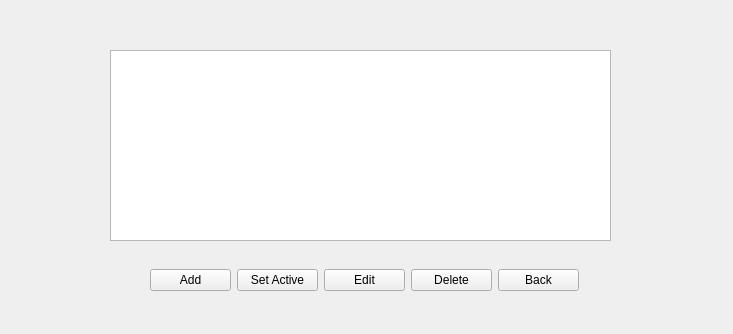
<?xml version="1.0" encoding="UTF-8"?>
<ui version="4.0">
 <class>ProfileListPage</class>
 <widget class="QWidget" name="ProfileListPage">
  <property name="geometry">
   <rect>
    <x>0</x>
    <y>0</y>
    <width>733</width>
    <height>334</height>
   </rect>
  </property>
  <property name="windowTitle">
   <string>Form</string>
  </property>
  <widget class="QListWidget" name="listProfiles">
   <property name="geometry">
    <rect>
     <x>110</x>
     <y>50</y>
     <width>501</width>
     <height>191</height>
    </rect>
   </property>
  </widget>
  <widget class="QWidget" name="horizontalLayoutWidget">
   <property name="geometry">
    <rect>
     <x>150</x>
     <y>240</y>
     <width>429</width>
     <height>80</height>
    </rect>
   </property>
   <layout class="QHBoxLayout" name="horizontalLayout">
    <item>
     <widget class="QPushButton" name="btnAdd">
      <property name="text">
       <string>Add</string>
      </property>
     </widget>
    </item>
    <item>
     <widget class="QPushButton" name="btnActive">
      <property name="text">
       <string>Set Active</string>
      </property>
     </widget>
    </item>
    <item>
     <widget class="QPushButton" name="btnEdit">
      <property name="text">
       <string>Edit</string>
      </property>
     </widget>
    </item>
    <item>
     <widget class="QPushButton" name="btnDelete">
      <property name="text">
       <string>Delete</string>
      </property>
     </widget>
    </item>
    <item>
     <widget class="QPushButton" name="btnBack">
      <property name="text">
       <string>Back</string>
      </property>
     </widget>
    </item>
   </layout>
  </widget>
 </widget>
 <resources/>
 <connections/>
</ui>
